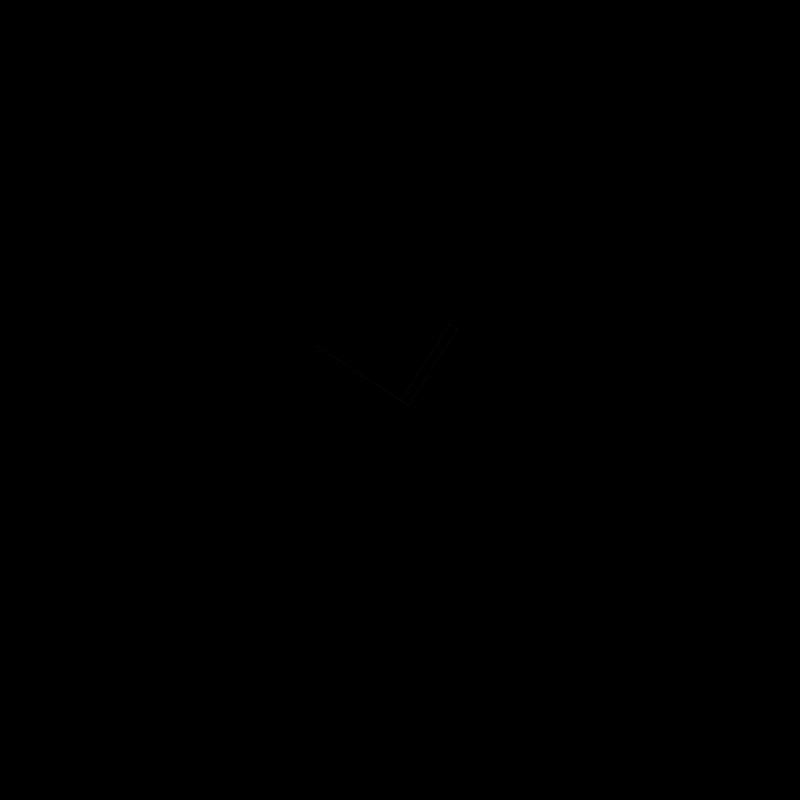
Frame 1 (no input)
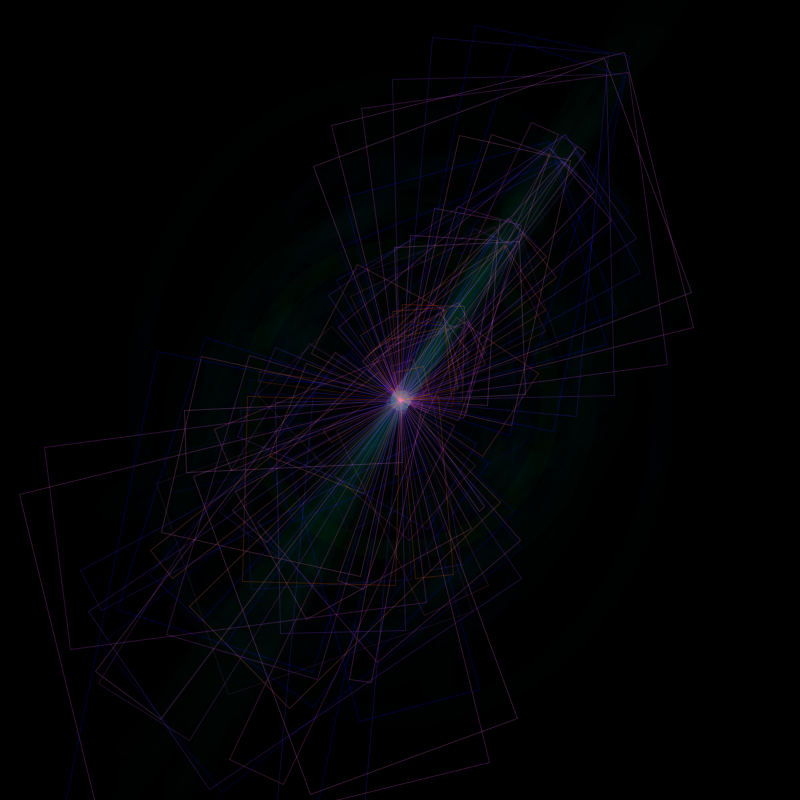
Frame 60 (the mouse pressed at the canvas centre just before this capture)
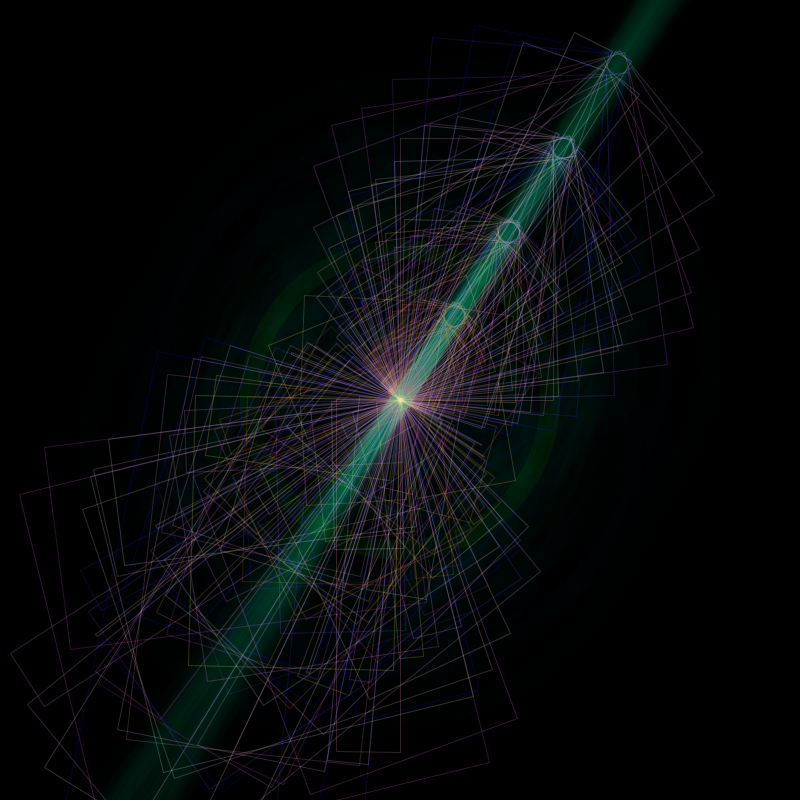
Frame 120 (the mouse held since frame 60 and released just before this capture)

The Processing sketch that drew these frames (run headless with seeded random() and noise(); from frame 60 on, the mouse is pressed at the canvas centre):

// Processing sketch: processing_167835
// ── processing_167835.pde




float x, y, x2, y2;
float angle = 0;
float r=100;
float d=100;

float angle2 = 0;
float r2=100;
float d2=10;

float p=1;
float s;


void setup() {
  size(800, 800);
  background(0);

}


void draw() {

  x = r*sin(angle);

  y = r*cos(angle);

  angle += 10;
  r = r-d;
  if ( r==0 || r==400) {
    d = d* -1;
   
  }


  x2 = r2*sin(angle2);
  y2 = r2*cos(angle2);

  angle2 +=10;
  r2 = r2-d2;
  if ( r2==0 || r2==1000) {
    d2 = d2* -1;
    
  }


  translate(400, 400);
  rotate(angle);


  noStroke();
 // for (float y2;) {
  //  fill(255, 1);
   /* if (d<0) {
      fill(0, 1);
    }
     if (d>0) {
      fill(255,255,0, 1);
    }*/
    ellipse(0, 0, y2, x2);
//  }
  
  // if (x==100) {
  //   p = p -900;
  // }
  //rect(0, 0, -y+100, -x+100);

  //float r = random(0, 255); 
  //float r2 = random(100, 200); 
  // float r2 = random(0, 100);
  //float r3 = random(0, 100);
 
 
  if (r>100){
 s=0;
 }
  if (r<100){
    s=100;}
    
    
  stroke(r2-50, r2/4, r, 50);//(r, r2, r/3, 55);r, r2-30, r2+30, 55
  strokeWeight(1);
  fill(0,1);
 
  rect(0, 0, x-10, y-10);
  rect(0, 0, -x+100, -y+100);
  noFill();
  stroke(0, r2, r-30, 1);
  strokeWeight(20);
   line(0, 0, x2-20, y2);
   line(0, 0, -x2-40, -y2);
  //line(0,0,x,y); 
  ellipse(0,0,x+300,y+300);
  //println(x + " : " + y);

//fill(0,1);
//rect(0,0,800,800);
}
